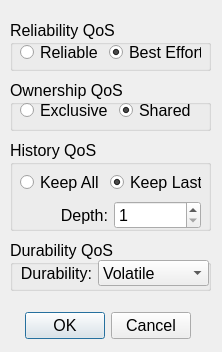
<?xml version="1.0" encoding="UTF-8"?>
<ui version="4.0">
 <class>ReaderQos</class>
 <widget class="QDialog" name="ReaderQos">
  <property name="windowModality">
   <enum>Qt::ApplicationModal</enum>
  </property>
  <property name="geometry">
   <rect>
    <x>0</x>
    <y>0</y>
    <width>222</width>
    <height>352</height>
   </rect>
  </property>
  <property name="windowTitle">
   <string>Reader QoS</string>
  </property>
  <widget class="QDialogButtonBox" name="OKButt">
   <property name="geometry">
    <rect>
     <x>20</x>
     <y>310</y>
     <width>171</width>
     <height>32</height>
    </rect>
   </property>
   <property name="font">
    <font>
     <family>Lucida Grande</family>
     <pointsize>12</pointsize>
    </font>
   </property>
   <property name="orientation">
    <enum>Qt::Horizontal</enum>
   </property>
   <property name="standardButtons">
    <set>QDialogButtonBox::Cancel|QDialogButtonBox::Ok</set>
   </property>
  </widget>
  <widget class="QGroupBox" name="groupBox">
   <property name="geometry">
    <rect>
     <x>10</x>
     <y>20</y>
     <width>201</width>
     <height>51</height>
    </rect>
   </property>
   <property name="font">
    <font>
     <family>Lucida Grande</family>
     <pointsize>12</pointsize>
    </font>
   </property>
   <property name="title">
    <string>Reliability QoS</string>
   </property>
   <widget class="QWidget" name="horizontalLayoutWidget">
    <property name="geometry">
     <rect>
      <x>10</x>
      <y>20</y>
      <width>181</width>
      <height>25</height>
     </rect>
    </property>
    <property name="font">
     <font>
      <family>Lucida Grande</family>
      <pointsize>12</pointsize>
     </font>
    </property>
    <layout class="QHBoxLayout" name="horizontalLayout11">
     <item>
      <widget class="QRadioButton" name="reliableRButt">
       <property name="font">
        <font>
         <family>Lucida Grande</family>
         <pointsize>12</pointsize>
        </font>
       </property>
       <property name="text">
        <string>Reliable</string>
       </property>
       <attribute name="buttonGroup">
        <string>reliabilityButtonGroup</string>
       </attribute>
      </widget>
     </item>
     <item>
      <widget class="QRadioButton" name="bestEffortRButt">
       <property name="font">
        <font>
         <family>Lucida Grande</family>
         <pointsize>12</pointsize>
        </font>
       </property>
       <property name="text">
        <string>Best Effort</string>
       </property>
       <property name="checked">
        <bool>true</bool>
       </property>
       <attribute name="buttonGroup">
        <string>reliabilityButtonGroup</string>
       </attribute>
      </widget>
     </item>
    </layout>
   </widget>
  </widget>
  <widget class="QGroupBox" name="groupBox_4">
   <property name="geometry">
    <rect>
     <x>10</x>
     <y>240</y>
     <width>201</width>
     <height>51</height>
    </rect>
   </property>
   <property name="font">
    <font>
     <family>Lucida Grande</family>
     <pointsize>12</pointsize>
    </font>
   </property>
   <property name="title">
    <string>Durability QoS</string>
   </property>
   <widget class="QWidget" name="horizontalLayoutWidget_5">
    <property name="geometry">
     <rect>
      <x>10</x>
      <y>20</y>
      <width>189</width>
      <height>26</height>
     </rect>
    </property>
    <property name="font">
     <font>
      <family>Lucida Grande</family>
      <pointsize>12</pointsize>
     </font>
    </property>
    <layout class="QHBoxLayout" name="horizontalLayout_6">
     <item>
      <widget class="QLabel" name="label_3">
       <property name="font">
        <font>
         <family>Lucida Grande</family>
         <pointsize>12</pointsize>
        </font>
       </property>
       <property name="text">
        <string>Durability:</string>
       </property>
       <property name="alignment">
        <set>Qt::AlignRight|Qt::AlignTrailing|Qt::AlignVCenter</set>
       </property>
      </widget>
     </item>
     <item>
      <widget class="QComboBox" name="durabilityComboBox">
       <property name="font">
        <font>
         <family>Lucida Grande</family>
         <pointsize>12</pointsize>
        </font>
       </property>
       <item>
        <property name="text">
         <string>Volatile</string>
        </property>
       </item>
       <item>
        <property name="text">
         <string>TransientLocal</string>
        </property>
       </item>
       <item>
        <property name="text">
         <string>Transient</string>
        </property>
       </item>
       <item>
        <property name="text">
         <string>Persistent</string>
        </property>
       </item>
      </widget>
     </item>
    </layout>
   </widget>
  </widget>
  <widget class="QGroupBox" name="groupBox_5">
   <property name="geometry">
    <rect>
     <x>10</x>
     <y>140</y>
     <width>201</width>
     <height>91</height>
    </rect>
   </property>
   <property name="font">
    <font>
     <family>Lucida Grande</family>
     <pointsize>12</pointsize>
    </font>
   </property>
   <property name="title">
    <string>History QoS</string>
   </property>
   <widget class="QWidget" name="verticalLayoutWidget_2">
    <property name="geometry">
     <rect>
      <x>10</x>
      <y>30</y>
      <width>181</width>
      <height>59</height>
     </rect>
    </property>
    <property name="font">
     <font>
      <family>Lucida Grande</family>
      <pointsize>12</pointsize>
     </font>
    </property>
    <layout class="QVBoxLayout" name="verticalLayout_2">
     <item>
      <layout class="QHBoxLayout" name="horizontalLayout_7">
       <item>
        <widget class="QRadioButton" name="keepAllRButt">
         <property name="font">
          <font>
           <family>Lucida Grande</family>
           <pointsize>12</pointsize>
          </font>
         </property>
         <property name="text">
          <string>Keep All</string>
         </property>
        </widget>
       </item>
       <item>
        <widget class="QRadioButton" name="keepLastRButton">
         <property name="font">
          <font>
           <family>Lucida Grande</family>
           <pointsize>12</pointsize>
          </font>
         </property>
         <property name="text">
          <string>Keep Last</string>
         </property>
         <property name="checked">
          <bool>true</bool>
         </property>
        </widget>
       </item>
      </layout>
     </item>
     <item>
      <layout class="QHBoxLayout" name="horizontalLayout_8">
       <item>
        <widget class="QLabel" name="label_4">
         <property name="font">
          <font>
           <family>Lucida Grande</family>
           <pointsize>12</pointsize>
          </font>
         </property>
         <property name="text">
          <string>Depth:</string>
         </property>
         <property name="alignment">
          <set>Qt::AlignRight|Qt::AlignTrailing|Qt::AlignVCenter</set>
         </property>
        </widget>
       </item>
       <item>
        <widget class="QSpinBox" name="depthSpinBox">
         <property name="font">
          <font>
           <family>Lucida Grande</family>
           <pointsize>12</pointsize>
          </font>
         </property>
         <property name="minimum">
          <number>1</number>
         </property>
         <property name="maximum">
          <number>100</number>
         </property>
        </widget>
       </item>
      </layout>
     </item>
    </layout>
   </widget>
  </widget>
  <widget class="QGroupBox" name="groupBox_2">
   <property name="geometry">
    <rect>
     <x>10</x>
     <y>80</y>
     <width>201</width>
     <height>51</height>
    </rect>
   </property>
   <property name="font">
    <font>
     <family>Lucida Grande</family>
     <pointsize>12</pointsize>
    </font>
   </property>
   <property name="title">
    <string>Ownership QoS</string>
   </property>
   <widget class="QWidget" name="horizontalLayoutWidget_2">
    <property name="geometry">
     <rect>
      <x>10</x>
      <y>20</y>
      <width>181</width>
      <height>21</height>
     </rect>
    </property>
    <property name="font">
     <font>
      <family>Lucida Grande</family>
      <pointsize>12</pointsize>
     </font>
    </property>
    <layout class="QHBoxLayout" name="horizontalLayout">
     <item>
      <widget class="QRadioButton" name="exclusiveRButt">
       <property name="font">
        <font>
         <family>Lucida Grande</family>
         <pointsize>12</pointsize>
        </font>
       </property>
       <property name="text">
        <string>Exclusive</string>
       </property>
       <attribute name="buttonGroup">
        <string>buttonGroup</string>
       </attribute>
      </widget>
     </item>
     <item>
      <widget class="QRadioButton" name="sharedRButt">
       <property name="font">
        <font>
         <family>Lucida Grande</family>
         <pointsize>12</pointsize>
        </font>
       </property>
       <property name="text">
        <string>Shared</string>
       </property>
       <property name="checked">
        <bool>true</bool>
       </property>
       <attribute name="buttonGroup">
        <string>buttonGroup</string>
       </attribute>
      </widget>
     </item>
    </layout>
   </widget>
  </widget>
 </widget>
 <resources/>
 <connections>
  <connection>
   <sender>OKButt</sender>
   <signal>accepted()</signal>
   <receiver>ReaderQos</receiver>
   <slot>accept()</slot>
   <hints>
    <hint type="sourcelabel">
     <x>168</x>
     <y>250</y>
    </hint>
    <hint type="destinationlabel">
     <x>157</x>
     <y>274</y>
    </hint>
   </hints>
  </connection>
  <connection>
   <sender>OKButt</sender>
   <signal>rejected()</signal>
   <receiver>ReaderQos</receiver>
   <slot>reject()</slot>
   <hints>
    <hint type="sourcelabel">
     <x>190</x>
     <y>250</y>
    </hint>
    <hint type="destinationlabel">
     <x>221</x>
     <y>274</y>
    </hint>
   </hints>
  </connection>
 </connections>
 <buttongroups>
  <buttongroup name="reliabilityButtonGroup"/>
  <buttongroup name="buttonGroup"/>
 </buttongroups>
</ui>
